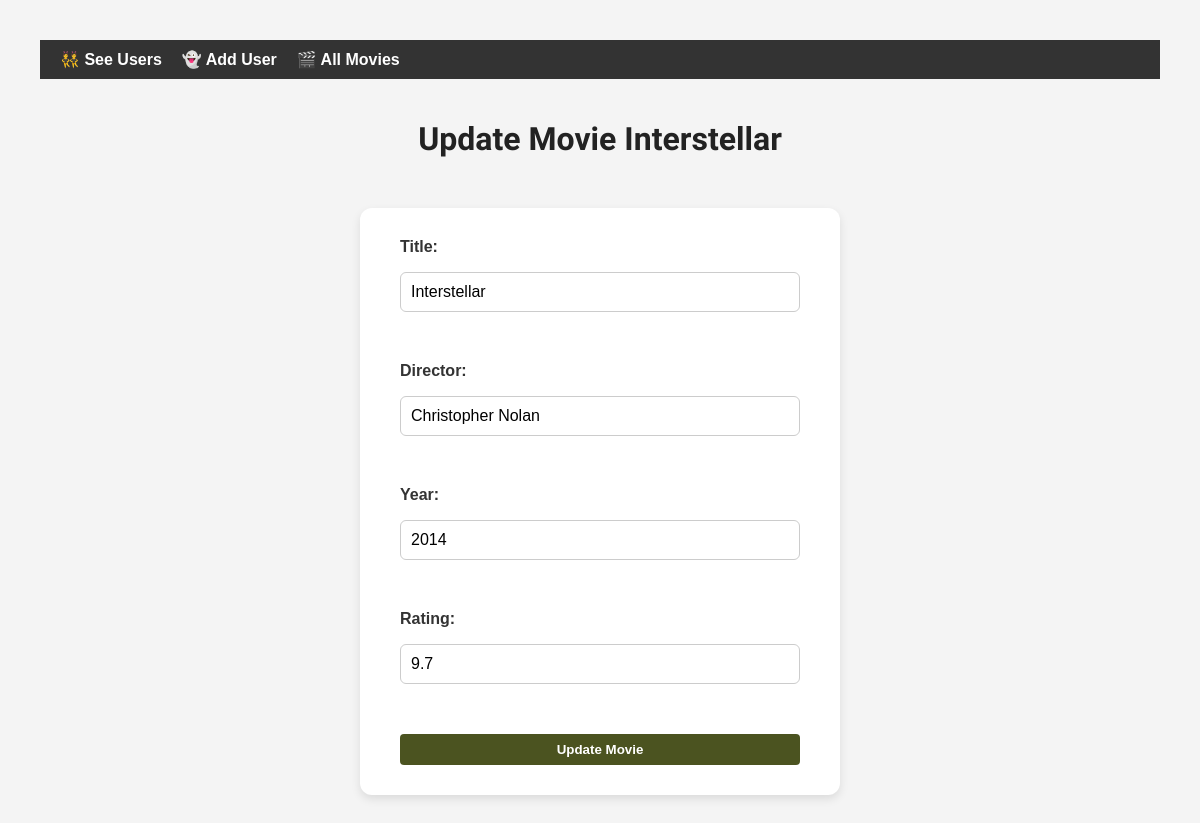
/users/2/update_movie/3, run on the app's committed database.
### models.py (models this page shows)
class Movie(db.Model):
    __tablename__ = 'movies'
    movie_id = db.Column(db.Integer, primary_key=True)
    movie_name = db.Column(db.String)
    movie_director = db.Column(db.String)
    movie_year = db.Column(db.Integer)
    movie_rating = db.Column(db.Float)
    poster_url = db.Column(db.String)
    imdb_url = db.Column(db.String)
    user_id = db.Column(db.Integer, db.ForeignKey('users.user_id'))
    reviews = db.relationship('Review', backref='movie', cascade="all, delete-orphan")

### app.py (the view, shortened to what this page needs)
@app.route('/users/<user_id>/update_movie/<movie_id>', methods=["GET", "POST"])
def update_movie(user_id, movie_id):
    movie = data_manager.get_movie(movie_id)
    if  not movie:
        flash("Movie is not in the database yet")
        return redirect(url_for('list_user_movies', user_id=user_id))
    return render_template("update_movie.html", movie=movie, user_id=user_id)

### datamanager.py (called while the page is built)
    def get_movie(self, movie_id):
        return Movie.query.get(movie_id)

### templates/update_movie.html (shortened to what this page needs)
{% extends "base.html" %}
{% block content %}
    <h1>Update Movie {{ movie.movie_name }}</h1>
    <div class="center">
    <form method="POST" class="form-card">
        <label>Title:</label>
        <input type="text" name="name" value="{{ movie.movie_name }}"><br>
        <label>Director:</label>
        <input type="text" name="director" value="{{ movie.movie_director }}"><br>
        <label>Year:</label>
        <input type="number" name="year" value="{{ movie.movie_year }}"><br>
        <label>Rating:</label>
        <input type="number" name="rating" step="0.1" value="{{ movie.movie_rating }}"><br>
        <button type="submit" class="btn update">Update Movie</button>
    </form>
        </div>
{% endblock %}

### static/style.css (style rules this page uses)
body { font-family: Arial, sans-serif; margin: 40px; background-color: #f4f4f4; color: #333; }
h1 { font-family: 'Rowdies', sans-serif; text-align: center; color: #222; }
.btn { padding: 8px 12px; border: none; border-radius: 4px; cursor: pointer; font-weight: bold; transition: all 0.2s ease; }
.btn.update { background-color: #4B5320; color: white; }
.form-card { background-color: #fff; padding: 30px 40px; border-radius: 12px; box-shadow: 0 4px 10px rgba(0, 0, 0, 0.1); width: 100%; max-width: 400px; display: flex; flex-direction: column; gap: 16px; }
.form-card label { font-weight: bold; font-size: 1rem; }
.form-card input { padding: 10px; font-size: 1rem; border-radius: 6px; border: 1px solid #ccc; }
.center { display: flex; justify-content: center; margin-top: 50px }

### data on the page
Movie: movie_name "Interstellar", name "Interstellar", director "Christopher Nolan", year "2014", rating "9.7"
